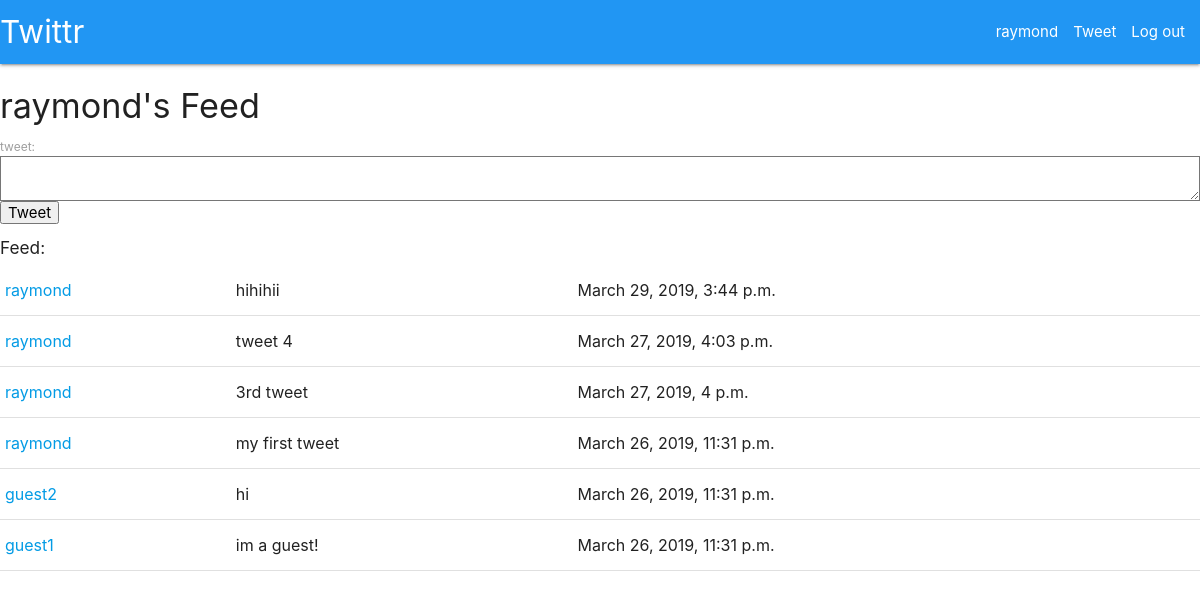
Before: / (signed in) with the older database file.
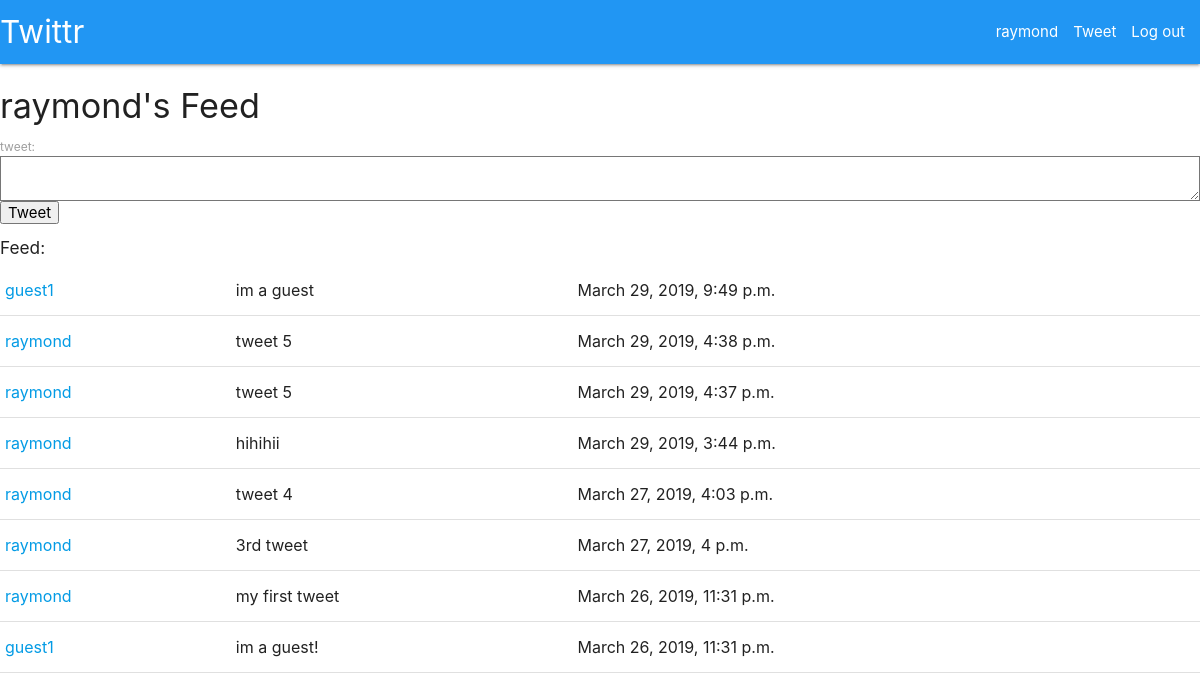
After: the same page with the newer database file.
### feed/models.py (models this page shows, shortened)
class Tweet(models.Model):
    tweet_content = models.CharField(max_length=240)
    tweet_author = models.ForeignKey(User, on_delete=models.CASCADE)
    date_posted = models.DateTimeField()

### feed/views.py (the view)
# urls.py: path('', views.index, name='index'),
def index(request):
    username = None
    if request.user.is_authenticated:
        username = request.user.username
        user = User.objects.get(username=username)
    form = TweetForm()
    following = Follower.objects.select_related().filter(follower=user)
    feed_tweets = Tweet.objects.none()
    if request.POST:
        form = TweetForm(request.POST)
        if form.is_valid():
            new_tweet = form.cleaned_data.get('tweet')
            Tweet(tweet_content=new_tweet, tweet_author=user,date_posted=timezone.now()).save()
            return HttpResponseRedirect(request.path_info)
    for follow in following:
        tweets = Tweet.objects.select_related().filter(tweet_author=follow.followed)
        feed_tweets = feed_tweets | tweets
    feed_tweets = feed_tweets | Tweet.objects.select_related().filter(tweet_author=user)
    feed_tweets = feed_tweets.order_by('-date_posted')
    return render(request, 'feed/feed.html', {'form':form, 'feed_tweets': feed_tweets})

### feed/forms.py
class TweetForm(forms.Form):
    tweet = forms.CharField(label='tweet', max_length=240, widget=forms.Textarea)

### feed/templates/feed/feed.html (shortened to what this page needs)
{% extends 'feed/base.html' %}
{% block content %}
{% if user.is_authenticated %}
  <h4>{{ user.username }}'s Feed</h4>
  <form method="POST">
    {{ form }}
    <button type="submit">Tweet</button>
  </form>
{% else %}
  <p>Log in or Register!</p>
{% endif %}
{% if feed_tweets %}
<table>
  <h6>Feed:</h6>
  {% for tweet in feed_tweets %}
      <tr>
          <td><a href="/{{ tweet.tweet_author }}">{{ tweet.tweet_author }}</a></td>
          <td>{{ tweet.tweet_content }}</td>
          <td>{{ tweet.date_posted }}</td>
      </tr>
  {% endfor %}
  </table>
{% endif %}
{% endblock %}

Changed rows visible on the page:
no longer on this page (row unchanged): Tweet: tweet_author "guest2", tweet_content "hi", date_posted "March 26, 2019, 11:31 p.m."
added Tweet: tweet_author "guest1", tweet_content "im a guest", date_posted "March 29, 2019, 9:49 p.m."
added Tweet: tweet_author "raymond", tweet_content "tweet 5", date_posted "March 29, 2019, 4:38 p.m."
added Tweet: tweet_author "raymond", tweet_content "tweet 5", date_posted "March 29, 2019, 4:37 p.m."
